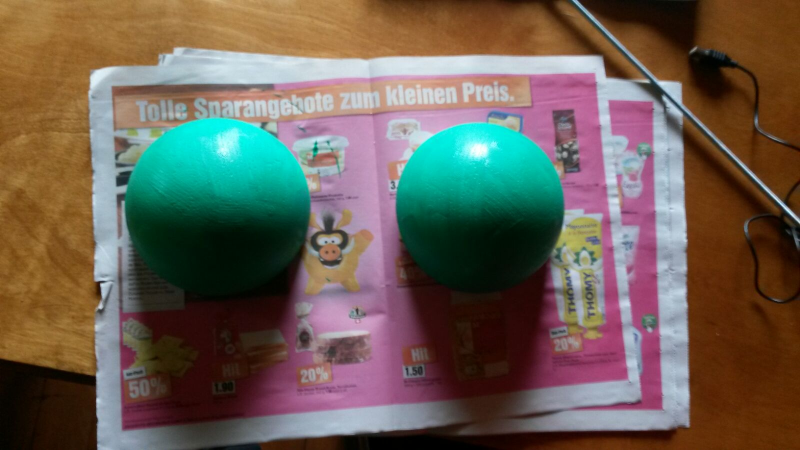
#> input picture ShapeDetect/image.jpeg, 1600 x 900 px (shown at 1/2 size)
$ python detect_shapes.py --image image.jpeg   (Python 2 division)   (older library calls are emulated)
#> lines starting #> are read from the running program, lines starting #| are printed output that depends on the picture; after the words box and inside, x2 and y2 are one past the last pixel; in counts of white or black regions, pixels touching at a corner belong together
### ShapeDetect/pyimagesearch/shapedetector.py
import sys
import cv2

class ShapeDetector:
    def __init__(self):
        pass

    def detect(self, contour):
        shape = "undidentified"
        peri = cv2.arcLength(contour, True)
        approx = cv2.approxPolyDP(contour, 0.04 * peri, True)

        if len(approx) == 3:
            shape = "triangle"

        elif len(approx) == 4:
            (x, y, w, h) = cv2.boundingRect(approx)
            ar = w / float(h)

            shape = "square" if ar >= 0.95 and ar <= 1.05 else "rectangle"

        elif len(approx) == 5:
            shape = "pentagon"

        else:
            shape = "circle"

        return shape

### ShapeDetect/detect_shapes.py
from pyimagesearch.shapedetector import ShapeDetector

import sys
import argparse
import imutils
import cv2


ap = argparse.ArgumentParser()
ap.add_argument("-i", "--image", required=True, help="path to the input image")
args = vars(ap.parse_args())

image = cv2.imread(args["image"])
#> image is the input picture: shape (900, 1600, 3); mean B, G, R 83.8, 95.4, 107.2
resized = imutils.resize(image, width=300)
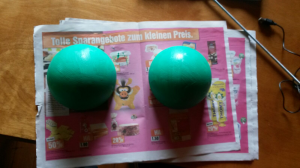
#> resized: shape (168, 300, 3); mean B, G, R 83.8, 95.4, 107.2
ratio = image.shape[0] / float(resized.shape[0])
#> ratio = 5.36

gray = cv2.cvtColor(resized, cv2.COLOR_BGR2GRAY)
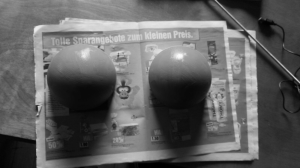
#> gray: shape (168, 300); min 0, max 253, mean 97.6
blurred = cv2.GaussianBlur(gray, (5,5), 0)
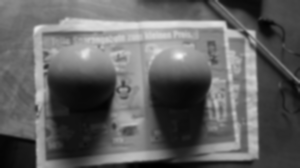
#> blurred: shape (168, 300); min 0, max 247, mean 97.6
thresh = cv2.threshold(blurred, 60, 255, cv2.THRESH_BINARY)[1]
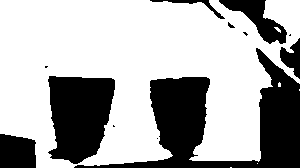
#> thresh: shape (168, 300); 67.7% white; 12 black regions (5 under 20 px)

cnts = cv2.findContours(thresh.copy(), cv2.RETR_EXTERNAL, cv2.CHAIN_APPROX_SIMPLE)
#> cnts = 6 contours, 5 with area under 20; largest, box (x1, y1, x2, y2) and area: (0, 0, 300, 168) 38006
cnts = cnts[0] if imutils.is_cv2() else cnts[1]
sd = ShapeDetector()


print len(cnts)
#| 6
for c in cnts:
    M = cv2.moments(c)
    try :
        cX = int((M["m10"] / M["m00"]) * ratio)
        cY = int((M["m10"] / M["m00"]) * ratio)
    except:
        continue
    shape = sd.detect(c)

    c = c.astype("float")
    c *= ratio
    c = c.astype("int")
    cv2.drawContours(image, [c], -1, (0, 255, 0), 2)
    cv2.putText(image, shape, (cX, cY), cv2.FONT_HERSHEY_SIMPLEX, 0.5, (255, 255, 255), 2)

    cv2.imshow("Image", image)
    cv2.waitKey(0)
#> this loop made 6 passes
#> c on passes 1 to 3: [[230, 167], [231, 167]], [[257, 163]], [[299, 89], [299, 90]]
#> (cX, cY, shape, peri in detect) on passes 4, 6: (1494, 1494, 'pentagon', 10.83), (700, 700, 'circle', 1450.5)
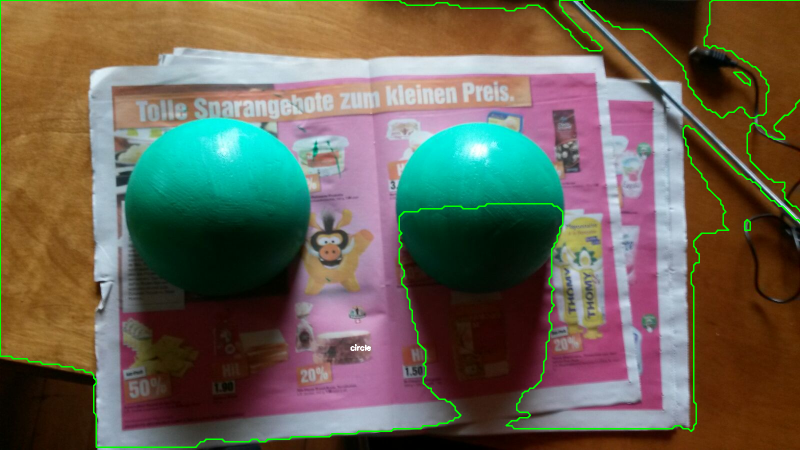
#> image: shape (900, 1600, 3) (shown at 1/2 size); 1.56% of pixels changed, all inside (x1, y1, x2, y2) = (0, 0, 1600, 896)
